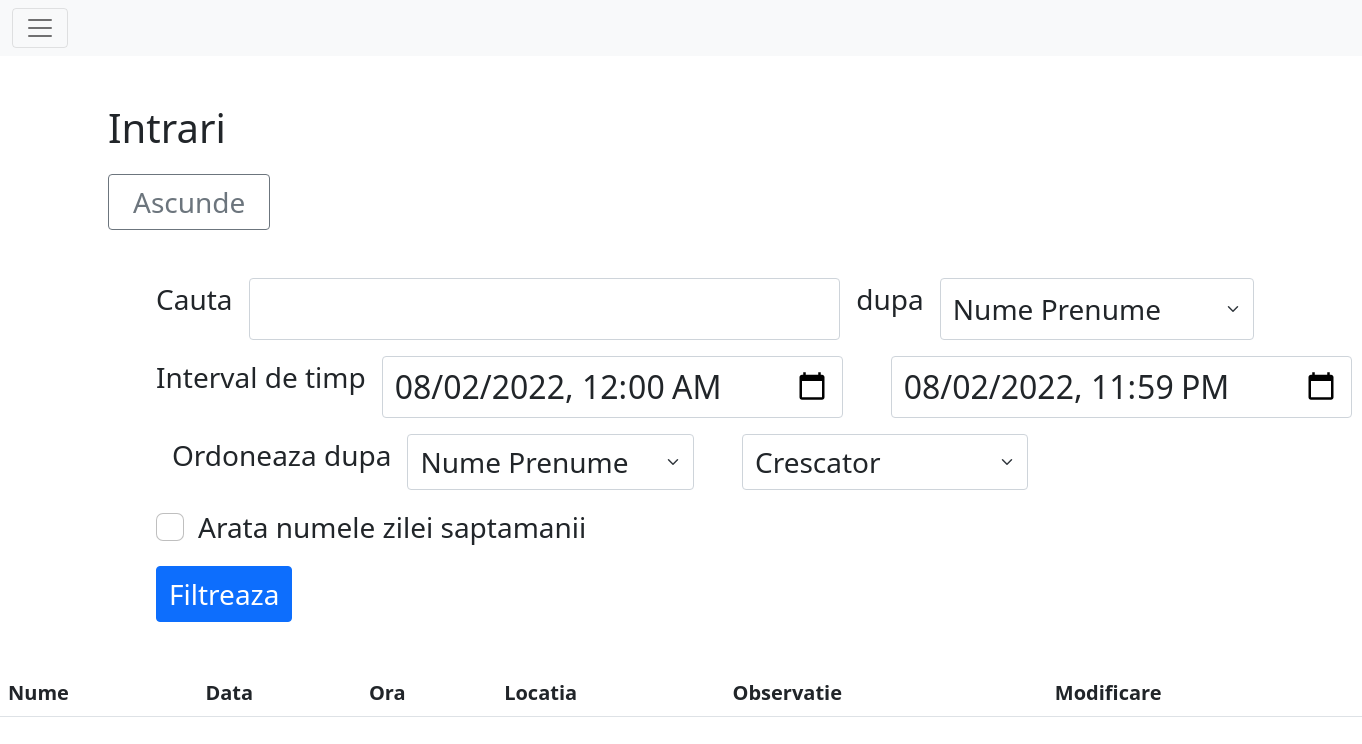
Page /activity/intrare (signed in) on the earlier database version.
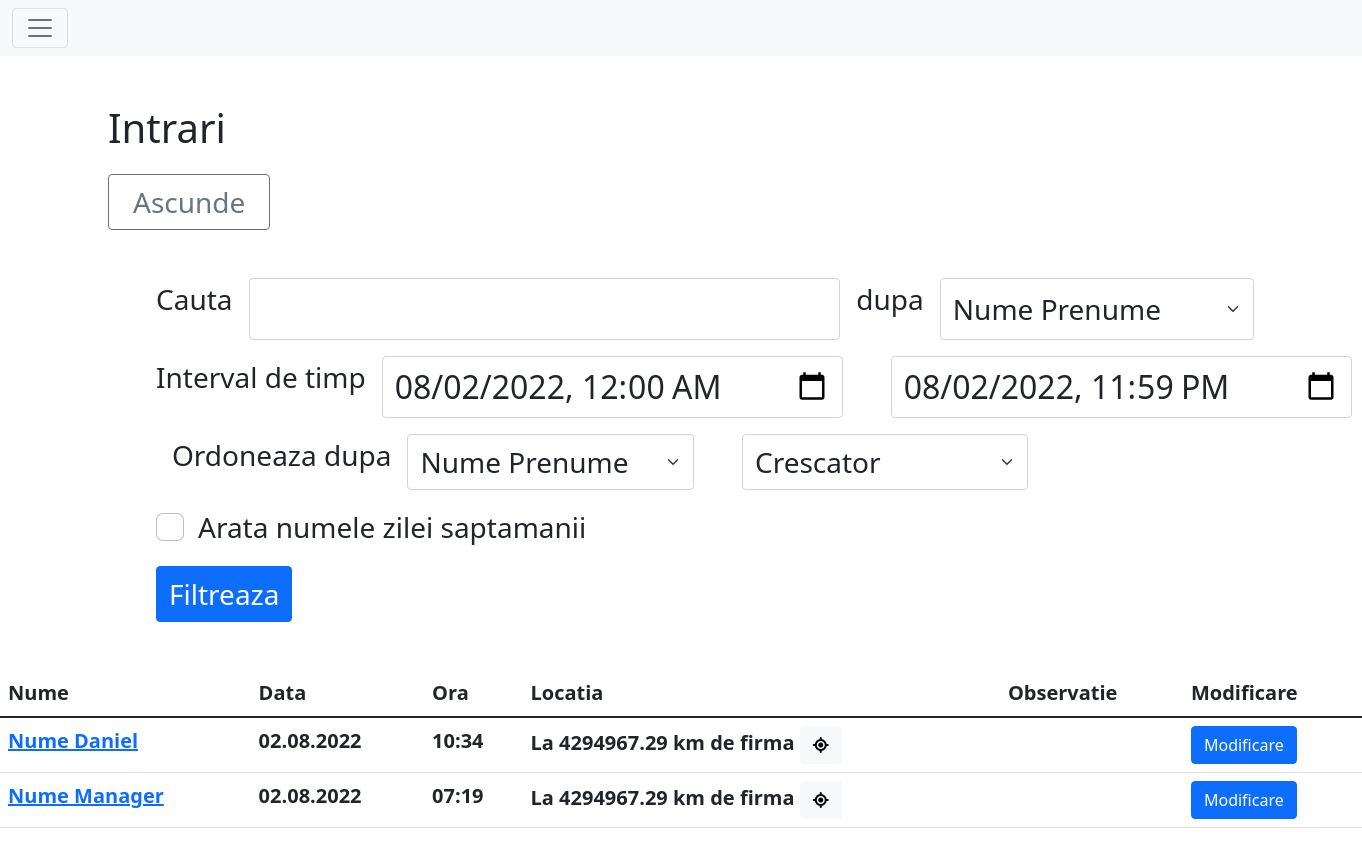
Same page on the later database version.
### main/models.py (models this page shows, shortened)
class Info(models.Model):
    user = models.ForeignKey(User, null=True, on_delete=models.CASCADE)
    latitude = models.DecimalField(blank=True, max_digits=11, decimal_places=8)
    longitude = models.DecimalField(blank=True, max_digits=11, decimal_places=8)
    nrcalcloc = models.IntegerField(blank=True, default=1, verbose_name="Numarul de relocari")
    datetime = models.DateTimeField(blank=True, default=datetime.datetime.strptime("01.01.2022 00:00:00", "%d.%m.%Y %H:%M:%S"))
    text = models.TextField(blank=True, max_length=300, verbose_name="observatie")
    @property
    def getCoords(self):
        return f"{self.latitude},{self.longitude}"

class Intrare(Info):
    class Meta:
        verbose_name_plural='Intrari'

class Info(models.Model):
    user = models.ForeignKey(User, null=True, on_delete=models.CASCADE)
    latitude = models.DecimalField(blank=True, max_digits=11, decimal_places=8)
    longitude = models.DecimalField(blank=True, max_digits=11, decimal_places=8)
    nrcalcloc = models.IntegerField(blank=True, default=1, verbose_name="Numarul de relocari")
    datetime = models.DateTimeField(blank=True, default=datetime.datetime.strptime("01.01.2022 00:00:00", "%d.%m.%Y %H:%M:%S"))
    text = models.TextField(blank=True, max_length=300, verbose_name="observatie")
    @property
    def getCoords(self):
        return f"{self.latitude},{self.longitude}"

class User(AbstractUser):
    nume = models.CharField(blank=False, max_length=50, default="Angajat")
    email = models.EmailField(blank=True, null=False)
    telefon = models.CharField(blank=True, null=False, default='', max_length=15)
    role = models.CharField(blank=False, default="Angajat", max_length=20)
    class Meta:
        verbose_name='Utilizator'
        verbose_name_plural='Utilizatori'

class OwnSettings(models.Model):
    nrrecalcpoz = models.IntegerField(blank=False, default=3, verbose_name="Numarul de relocari")
    secafterrecalc = models.IntegerField(blank=False, default=60, verbose_name="Numarul de secunde dupa care este disponibila o relocare")
    disterror = models.FloatField(blank=False, default=10, verbose_name="Distanta in metrii acceptata ca eroare a calculului de locatie")
    program = models.CharField(blank=False, default="L Ma Mi J V S D", max_length=20)
    min_tolerated = models.IntegerField(blank=False, default=5, verbose_name="Numarul de minute tolerate in calculul celor 8 ore dintre intrare si iesire")
    harta = models.ForeignKey(Harta, null=True, on_delete=models.DO_NOTHING)
    class Meta:
        verbose_name='Setari proprii'
        verbose_name_plural='Setari'

class Forma(models.Model):
    nume = models.CharField(blank=True, default="corp", max_length=30)
    tip = models.CharField(blank=False, default="Cerc", choices=[("Cerc", "Cerc")], max_length=15)
    puncte = models.TextField(blank=False, default="0 0\n0 0")
    def getShape(self):
        model = None
        if self.tip == "Triunghi": model = geometry.Triunghi
        elif self.tip == "Patrulater": model = geometry.Patrulater
        elif self.tip == "Cerc": model = geometry.Cerc
        strpcts = self.puncte.split('\n')
        while "" in strpcts:
            strpcts.remove("")
        pcts = []
        for pctstr in strpcts:
            s = str(pctstr).replace('\r', '').replace(',', ' ').split(' ')
            pcts.append([float(s[0]), float(s[1])])
        return model(*pcts)
    class Meta:
        verbose_name='Arie pe harta'
        verbose_name_plural='Arii pe harta'

### main/views.py (the view)
# urls.py: path("activity/intrare", login_required(views.IntrareActivity.as_view()), name="intrare"),
class IntrareActivity(BaseActivityView):
    titlu = "Intrari"
    model = models.Intrare

### main/geometry.py (called while the page is built)
    @staticmethod
    def __dist(point1: list, point2: list):
        return sqrt((point1[1]-point2[1])**2 + (point1[0]-point2[0])**2)

    @property
    def center(self):
        return (self.__center[0], self.__center[1])

    @property
    def point(self):
        return (self.__point[0], self.__point[1])

### main/templatetags/mytags.py (called while the page is built)
@register.filter(name='role_at_least')
def role_at_least(user, name):
    priorit = {
        "Angajat": 1,
        "Viewer": 2,
        "Manager": 3,
        "Admin": 4,
    }
    if not user.is_authenticated:
        return False
    if name in priorit.keys():
        return priorit[user.role] >= priorit[name]
    return False

@register.filter(name='strloc')
def strloc(info: models.Info) -> str:
    return utils.locStr(info)

### main/utils.py (called while the page is built)
def getTime(info = None):
    now = None
    if info is None: now = utils.timezone.now()
    elif isinstance(info, models.Info): now = info.datetime
    elif isinstance(info, datetime.datetime): now = info
    settings_time_zone = pytz.timezone(settings.TIME_ZONE)
    now = now.astimezone(settings_time_zone)
    return now

### templates/sepAct.html (shortened to what this page needs)
{% extends 'base.html' %}
{% block content %}
{% load mytags %}
<div class="w-100 h-100 mb-5">
<div class="container-fluid m-5 fs-1">
    <h1 class="mb-3 ms-5"> {{ titlu }} </h1>
    <button id='btnSHS' title="Arata / Ascunde filtrarea" onclick="arataascunde('filter', 'btnSHS')" class="btn btn-outline-secondary btn-square-md font-weight-bold fs-3 align-self-center my-0 px-4 ms-5" data-bs-toggle="tooltip" data-bs-placement="bottom">Ascunde</button>
    <div class="m-5 fs-3" id="filter">
    <div class="fs-3 mt-5 mx-5 mb-3">
    <form method="get">
        <div class="d-flex flex-row mb-3">
            <p class="me-3 form-label">Cauta</p>
            <input type="search" class="form-control fs-2" name="stext" value="{{ stext }}">
            <p class="me-3 form-label ms-3">dupa</p>
            <select class="form-select flex-shrink-1 fs-3 me-5 w-50" aria-label="Default select example" name="scrit" required>
              <option {% if scrit == "nume" %}selected{% endif %} value="nume">Nume Prenume</option>
            </select>
        </div>
        <div class="d-flex flex-row mb-3">
            <p class="me-3 form-label text-nowrap">Interval de timp</p>
            <input autocomplete="off" type="datetime-local" class="form-control fs-2 me-5" id="inputDate1" pattern="[0-9]{4}-[0-9]{2}-[0-9]{2}T[0-9]{2}:[0-9]{2}" name="date1">
            <input autocomplete="off" type="datetime-local" class="form-control fs-2 me-5" id="inputDate2" pattern="[0-9]{4}-[0-9]{2}-[0-9]{2}T[0-9]{2}:[0-9]{2}" name="date2">
        </div>
        <div class="d-flex flex-row mb-3">
            <p class="me-3 form-label ms-3">Ordoneaza dupa</p>
            <select class="form-select flex-shrink-1 fs-3 me-5 w-25" aria-label="Default select example" name="ocrit">
              <option {% if ocrit == "nume" %}selected{% endif %} value="nume">Nume Prenume</option>
            </select>
            <select class="form-select flex-shrink-1 fs-3 me-5 w-25" aria-label="Default select example" name="oord" required>
              <option {% if oord == "cresc" %}selected{% endif %} value="cresc">Crescator</option>
            </select>
        </div>
        <div class="form-check mt-2">
          <input autocomplete="off" class="form-check-input" type="checkbox" value="1" id="flexCheckDefault" name="showday" {% if showday == "1" %} checked {% endif %}>
          <label class="form-check-label" for="flexCheckDefault">
            Arata numele zilei saptamanii
          </label>
        </div>
        <button type="submit" class="btn btn-primary mt-3 me-5 fs-3">Filtreaza</button>
    </form>
    </div>
    </div>
</div>
</div>
<div class="w-100 h-100">
    <table class="table table-hover fs-5">
        <thead class="">
            <tr>
                <th> Nume </th>
                <th> Data </th>
                <th> Ora </th>
                <th> Locatia </th>
                <th> Observatie </th>
                <th> Modificare </th>
            </tr>
        </thead>
        <tbody>
        {% for info in tabledata %}
            <tr>
                <th> <a href="{% url 'detaliiuser' username=info.user.username %}">{{ info.user.nume }}</a></th>
                <th> {{ info.datetime|ftime:"date" }} </th>
                <th> {{ info.datetime|ftime:"time" }} </th>
                <th> {{ info|strloc }}
                {% if info|strloc != "-" %}<button class="btn btn-light" onclick="loadMap('{{ info.getCoords|safe }}')"><i class="fa-solid fa-location-crosshairs"></i></button>{% endif %}
                </th>
                <th> {{ info.text }} </th>
                <th> <a href="{% url 'actUserFromPath' datein=info.datetime|ftime:"date" dateout=info.datetime|ftime:"date" username=info.user.username%}" class="btn btn-primary">Modificare</a> </th>
            </tr>
        {% endfor %}
        </tbody>
    </table>
</div>
{% endblock %}

Differences in the rows shown:
added Intrare: user.nume "Nume Daniel", datetime|ftime "02.08.2022", datetime|ftime "10:34", nume "La 4294967.29 km de firma"
added Intrare: user.nume "Nume Manager", datetime|ftime "02.08.2022", datetime|ftime "07:19", nume "La 4294967.29 km de firma"
